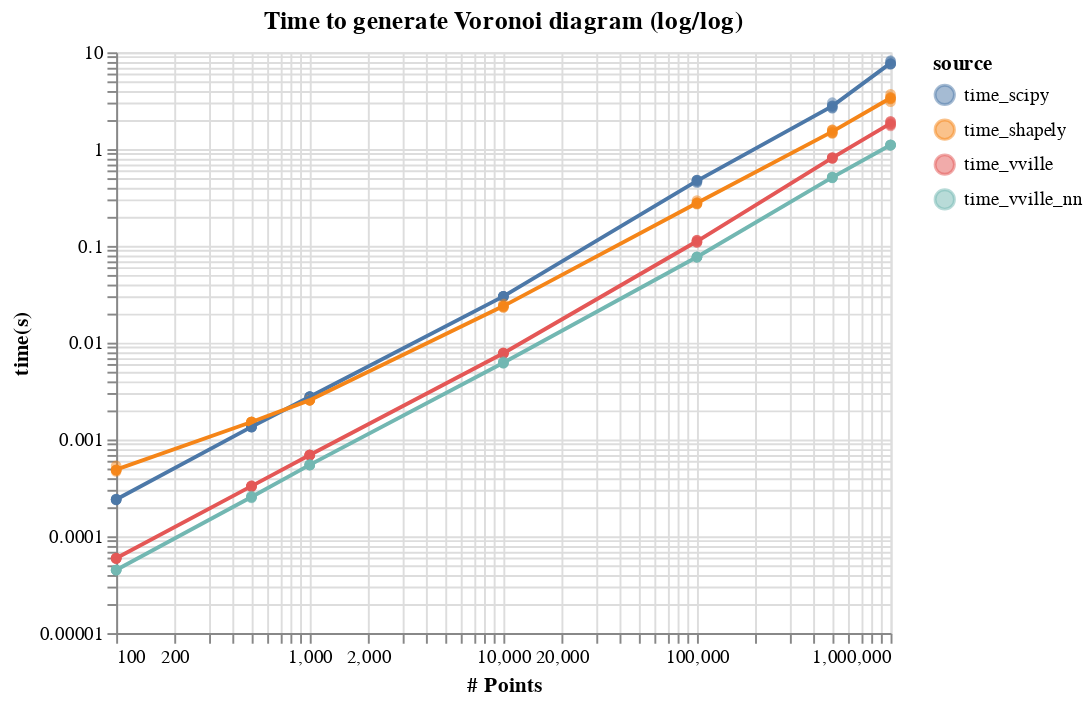

Notebook source saved alongside this figure:
### Code cell
points = (
    alt.Chart(timing_df, title="Time to generate Voronoi diagram (log/log)")
    .mark_circle(opacity=0.5)
    .encode(
        x=alt.X("size", title="# Points", scale=alt.Scale(type="log")),
        y=alt.Y("time", title="time(s)", scale=alt.Scale(type="log")),
        color="source",
    )
)
mean = (
    alt.Chart(timing_df)
    .mark_line()
    .encode(
        x=alt.X("size", title="# Points", scale=alt.Scale(type="log")),
        y=alt.Y("mean(time)", title="time(s)", scale=alt.Scale(type="log")),
        color="source",
    )
)
points + mean

### Figure 1 — Vega-Lite specification as saved in the notebook (floating-point values rounded to 4 significant figures; data arrays with more than 128 entries replaced by an {"elided": "..."} marker saying what was removed)
{"config": {"view": {"continuousWidth": 400, "continuousHeight": 300}}, "layer": [{"mark": {"type": "circle", "opacity": 0.5}, "encoding": {"color": {"field": "source", "type": "nominal"}, "x": {"field": "size", "scale": {"type": "log"}, "title": "# Points", "type": "quantitative"}, "y": {"field": "time", "scale": {"type": "log"}, "title": "time(s)", "type": "quantitative"}}, "title": "Time to generate Voronoi diagram (log/log)"}, {"mark": "line", "encoding": {"color": {"field": "source", "type": "nominal"}, "x": {"field": "size", "scale": {"type": "log"}, "title": "# Points", "type": "quantitative"}, "y": {"aggregate": "mean", "field": "time", "scale": {"type": "log"}, "title": "time(s)", "type": "quantitative"}}}], "data": {"name": "data-4f1fdec51b16c479d9e38b84d9f314a8"}, "$schema": "https://vega.github.io/schema/vega-lite/v4.17.0.json", "datasets": {"data-4f1fdec51b16c479d9e38b84d9f314a8": {"elided": "196 records"}}}
